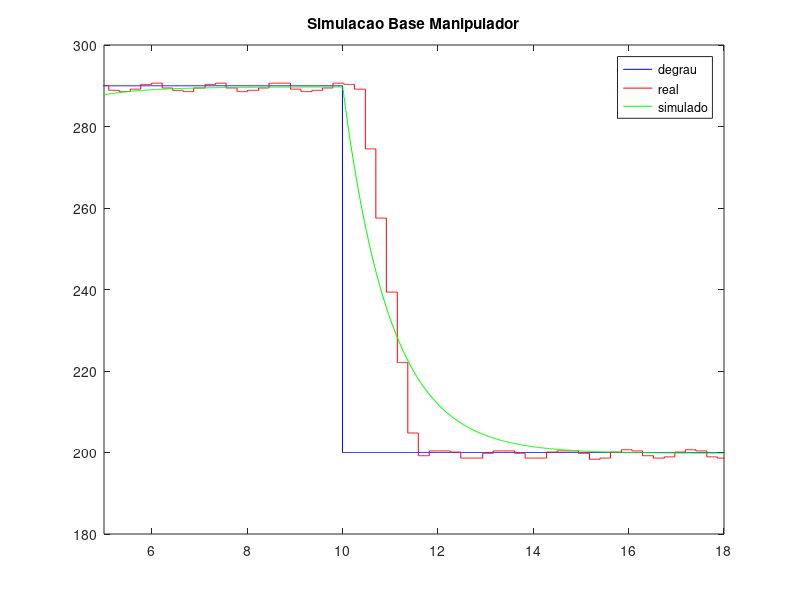
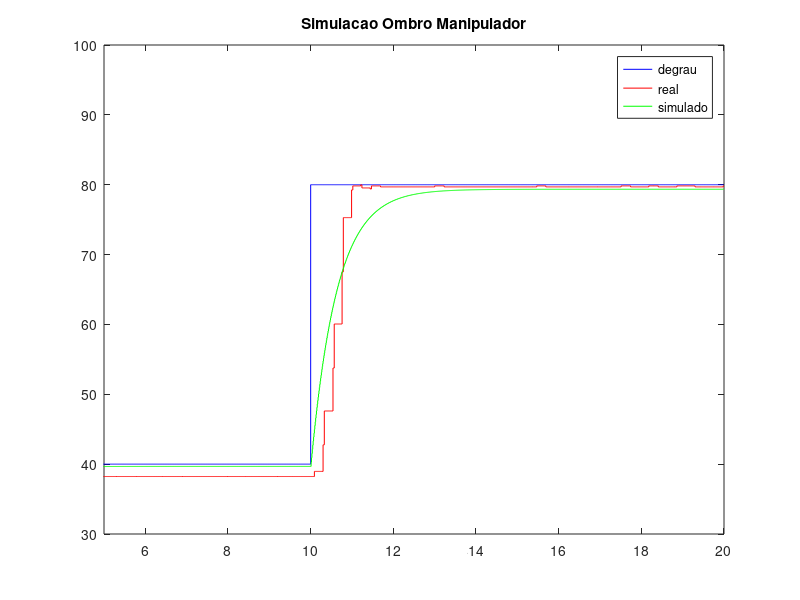
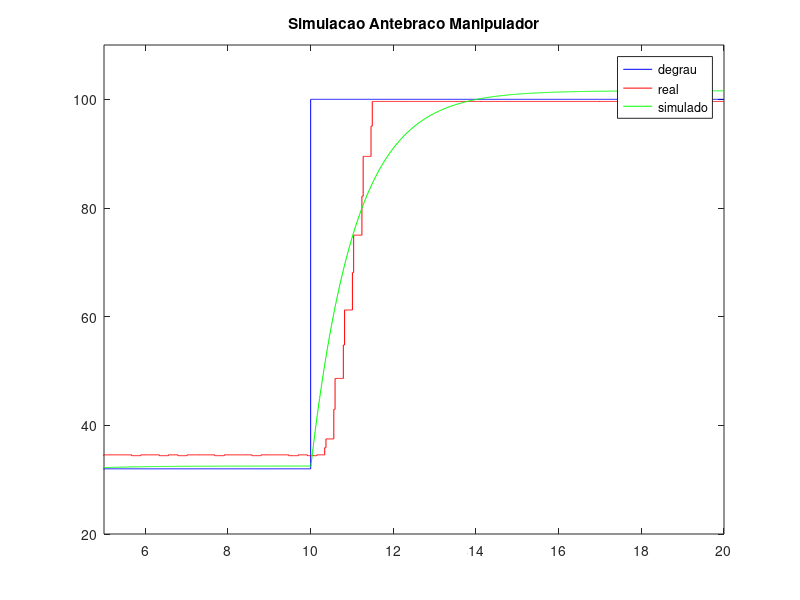
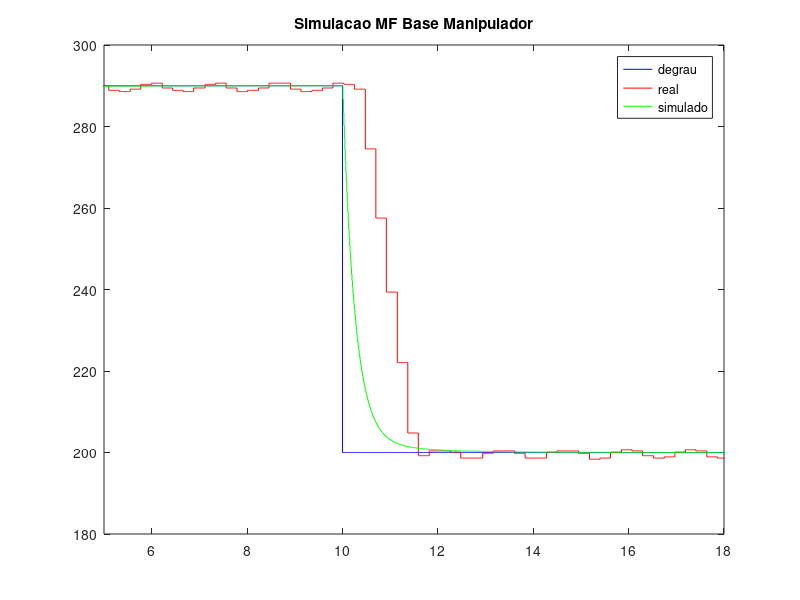

Here is the MATLAB script that generated these plots, in order:
clc;
close all;

load('base/input_base_01s.mat')
load('base/output_base_01s.mat')
load('shoulder/output_shoulder_01s.mat')
load('shoulder/input_shoulder_01s.mat')
load('forearm/output_forearm_01s.mat')
load('forearm/input_forearm_01s.mat')

tf_base = tf([1.005],[1 1.006])
tf_base = c2d(tf_base,0.01,'zoh')
time_base = 0:0.01:19.99;
ref_base = zeros(1,2000);

for idx = 1:2000
    if idx <= 1000
        ref_base(1,idx) = 290;
    else
        ref_base(1,idx) = 200;
    end
end

result_step_base = lsim(tf_base,ref_base,time_base);

figure(1)
stairs(time_base(1,:),ref_base(1,:),'b');
hold on
stairs(output_base_01s(:,1),output_base_01s(:,2),'r');
hold on
stairs(time_base(1,:),result_step_base,'g');
axis([5 18 180 300])
legend('degrau','real','simulado')
title('Simulacao Base Manipulador')

tf_shoulder = tf([1.583],[1 1.596])
% T = 0.04
tf_shoulder = c2d(tf_shoulder,0.01,'zoh')
time_shoulder = 0:0.01:19.99;
ref_shoulder = zeros(1,2000);

for idx = 1:2000
    if idx <= 1000
        ref_shoulder(1,idx) = 40;
    else
        ref_shoulder(1,idx) = 80;
    end
end

result_step_shoulder = lsim(tf_shoulder,ref_shoulder,time_shoulder);

figure(2)
stairs(time_shoulder(1,:),ref_shoulder(1,:),'b');
hold on
stairs(output_shoulder_01s(:,1),output_shoulder_01s(:,2),'r');
hold on
stairs(time_shoulder(1,:),result_step_shoulder,'g');
axis([5 20 30 100])
legend('degrau','real','simulado')
title('Simulacao Ombro Manipulador')


tf_forearm = tf([0.9556],[1 0.9407])
% T = 0.07
tf_forearm = c2d(tf_forearm,0.01,'zoh')
time_forearm = 0:0.01:19.99;
ref_forearm = zeros(1,2000);

for idx = 1:2000
    if idx <= 1000
        ref_forearm(1,idx) = 32;
    else
        ref_forearm(1,idx) = 100;
    end
end

result_step_forearm = lsim(tf_forearm,ref_forearm,time_forearm);

figure(3)
stairs(time_forearm(1,:),ref_forearm(1,:),'b');
hold on
stairs(output_forearm_01s(:,1),output_forearm_01s(:,2),'r');
hold on
stairs(time_forearm(1,:),result_step_forearm,'g');
axis([5 20 20 110])
legend('degrau','real','simulado')
title('Simulacao Antebraco Manipulador')

% ------------------------ Malha Fechada ------------------------- %

c_base = tf([3.762 3.42],[1 0])
c_base = c2d(c_base,0.01,'zoh')
% c_base_discrete = (3.762*z - 3.728)/(z-1) %
mf_base = feedback(c_base*tf_base,1)

result_mf_step_base = lsim(mf_base,ref_base,time_base);

figure(4)
stairs(time_base(1,:),ref_base(1,:),'b');
hold on
stairs(output_base_01s(:,1),output_base_01s(:,2),'r');
hold on
stairs(time_base(1,:),result_mf_step_base,'g');
axis([5 18 180 300])
legend('degrau','real','simulado')
title('Simulacao MF Base Manipulador')

c_shoulder = tf([2.2436 3.16],[1 0])
c_shoulder = c2d(c_shoulder,0.01,'zoh')
% c_shoulder_discrete = (2.244*z - 2.212)/(z-1) %
mf_shoulder = feedback(c_shoulder*tf_shoulder,1)

result_mf_step_shoulder = lsim(mf_shoulder,ref_shoulder,time_shoulder);

figure(5)
stairs(time_shoulder(1,:),ref_shoulder(1,:),'b');
hold on
stairs(output_shoulder_01s(:,1),output_shoulder_01s(:,2),'r');
hold on
stairs(time_shoulder(1,:),result_mf_step_shoulder,'g');
axis([5 20 30 100])
legend('degrau','real','simulado')
title('Simulacao MF Ombro Manipulador')

c_forearm = tf([3.74 3.4],[1 0])
c_forearm = c2d(c_forearm,0.01,'zoh')
% c_forearm_discrete = (3.74*z - 3.706)/(z-1) %
mf_forearm = feedback(c_forearm*tf_forearm,1)

result_mf_step_forearm = lsim(mf_forearm,ref_forearm,time_forearm);

figure(6)
stairs(time_forearm(1,:),ref_forearm(1,:),'b');
hold on
stairs(output_forearm_01s(:,1),output_forearm_01s(:,2),'r');
hold on
stairs(time_forearm(1,:),result_mf_step_forearm,'g');
axis([5 20 20 110])
legend('degrau','real','simulado')
title('Simulacao Cotovelo Manipulador')